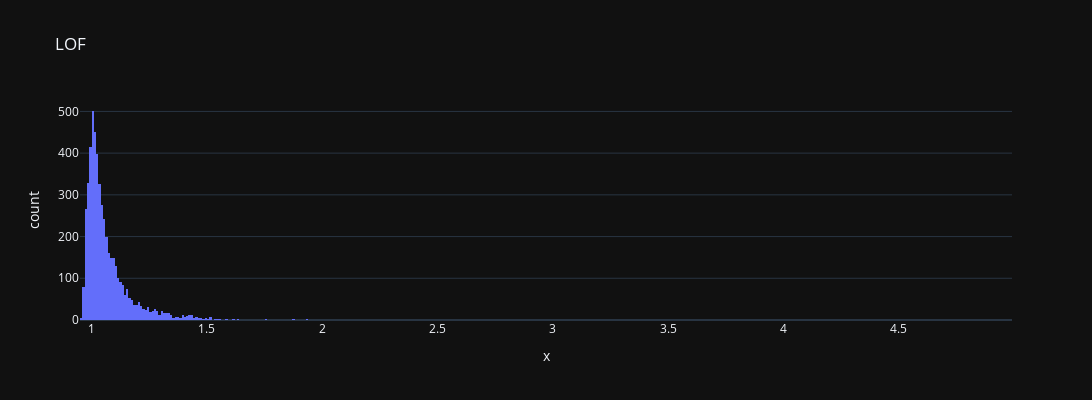

Notebook code cell kept with this figure:
### Code cell
# Plot the Data Using PlotLy
hF = px.histogram(x = vLofScore, title = 'LOF', template = 'plotly_dark')
hF.update_layout(autosize = False, width = 1200, height = 400)

hF.show()

### Figure 1 — Plotly figure (JSON) as saved in the notebook; plotly's stock layout.template omitted (floating-point values rounded to 4 significant figures; data arrays with more than 128 entries replaced by an {"elided": "..."} marker saying what was removed)
{"data": [{"alignmentgroup": "True", "bingroup": "x", "hovertemplate": "x=%{x}<br>count=%{y}<extra></extra>", "legendgroup": "", "marker": {"color": "#636efa", "pattern": {"shape": ""}}, "name": "", "offsetgroup": "", "orientation": "v", "showlegend": false, "type": "histogram", "x": {"elided": "5160 float values"}, "xaxis": "x", "yaxis": "y"}], "layout": {"autosize": false, "barmode": "relative", "height": 400, "legend": {"tracegroupgap": 0}, "title": {"text": "LOF"}, "width": 1200, "xaxis": {"anchor": "y", "domain": [0, 1], "title": {"text": "x"}}, "yaxis": {"anchor": "x", "domain": [0, 1], "title": {"text": "count"}}}}
